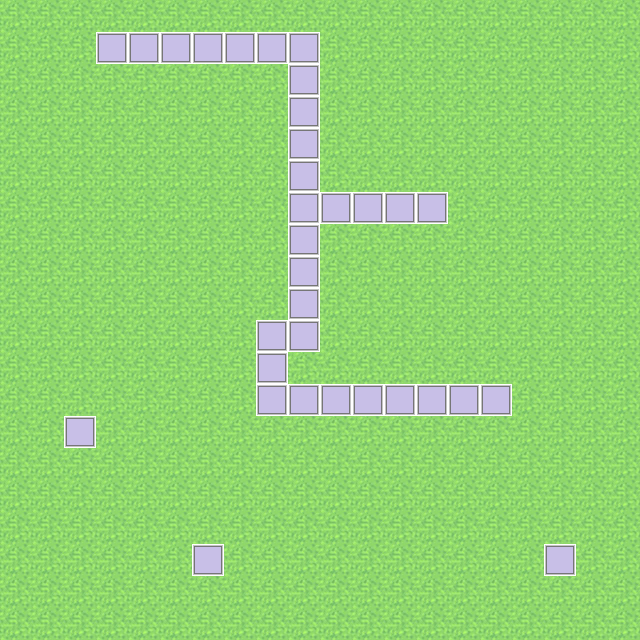

This is a level from a 2D game, rendered from its Tiled map with the project's own tilesets. A one-line summary and the map file follow, with tile-layer data summarised:
An orthogonal 20x20 tile map with 32x32 px tiles, 2 tile layers (environment, collidables), 4 tilesets and 8 objects (6x zombie, player, light).

<map version="1.0" orientation="orthogonal" width="20" height="20" tilewidth="32" tileheight="32">
 <tileset firstgid="1" name="structure-wall" tilewidth="32" tileheight="32">
  <image source="wall.png" width="32" height="32" />
 </tileset>
 <tileset firstgid="2" name="environment-grass" tilewidth="32" tileheight="32">
  <image source="grass-old.png" width="32" height="32" />
 </tileset>
 <tileset firstgid="3" name="environment-grass-swamp" tilewidth="32" tileheight="32">
  <image source="grass.png" width="32" height="32" />
 </tileset>
 <tileset firstgid="4" name="environment-grass-2" tilewidth="32" tileheight="32">
  <image source="wall2.png" width="32" height="32" />
 </tileset>
 <layer name="environment" width="20" height="20">
  <data>[400 cells, 400 non-empty, 1 distinct tile ids]</data>
 </layer>
 <objectgroup name="entity" width="20" height="20">
  <object name="player" x="265" y="128" width="32" height="32" />
  <object type="light" x="290" y="300" width="32" height="31">
   <properties>
    <property name="colourB" value="32" />
    <property name="colourG" value="255" />
    <property name="colourR" value="255" />
    <property name="radius" value="0" />
   </properties>
  </object>
  <object type="zombie" x="462" y="216" width="32" height="32" />
  <object type="zombie" x="377" y="471" width="32" height="32" />
  <object type="zombie" x="173" y="446" width="32" height="32" />
  <object type="zombie" x="81" y="294" width="32" height="32" />
  <object type="zombie" x="115" y="86" width="32" height="32" />
  <object type="zombie" x="376" y="60" width="32" height="32" />
 </objectgroup>
 <layer name="collidables" width="20" height="20">
  <data>[400 cells, 33 non-empty, 1 distinct tile ids]</data>
 </layer>
 <objectgroup name="items" width="20" height="20" />
</map>